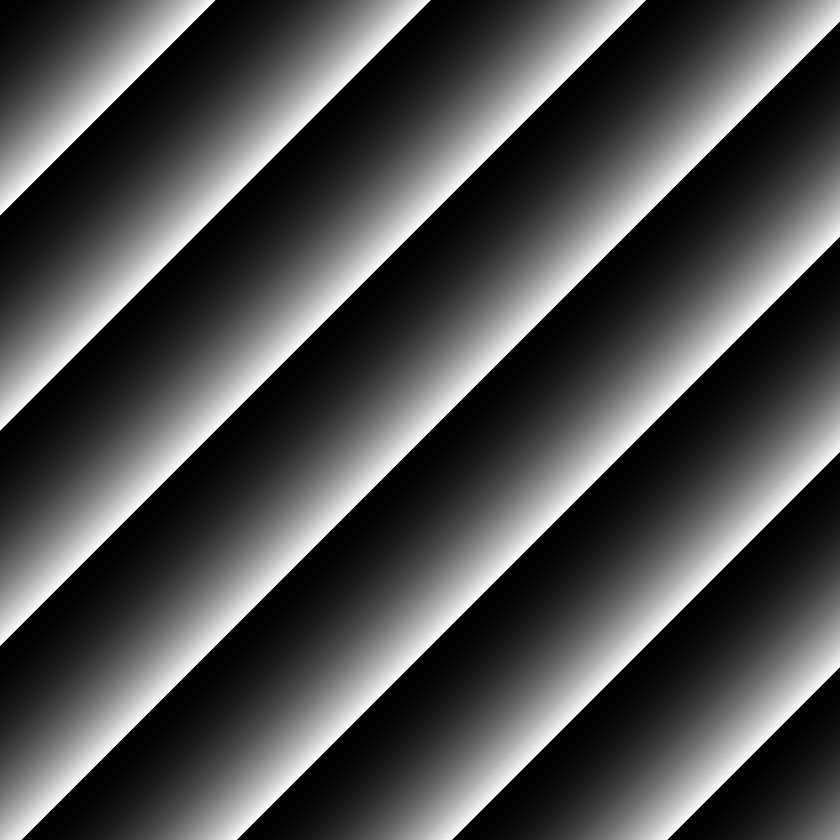
#> input picture Homework#4 Error Diffusion Python/10k-Image.png, 840 x 840 px, shrunk from 999 x 999 before the run; the run also reads 1 picture not shown here
$ python bw_similarity.py 10k-Image.png 10k_parallel.png
#> lines starting #> are read from the running program, lines starting #| are printed output that depends on the picture; after the words box and inside, x2 and y2 are one past the last pixel; in counts of white or black regions, pixels touching at a corner belong together
from PIL import Image
import sys
import numpy as np
import matplotlib.pyplot as plt

def convert_to_1bit(image):
    """
    Converts a grayscale image to 1-bit (black and white).
    Parameters:
    - image: numpy array, input grayscale image.
    Returns:
    - onebit_img: numpy array, 1-bit image.
    """
    # Initialize output array
    onebit_img = np.zeros_like(image)

    # Get image dimensions
    height, width = image.shape

    for i in range(height):
        for j in range(width):
            old_pixel = image[i, j]
            new_pixel = 1 if old_pixel > 128 else 0
            onebit_img[i, j] = new_pixel

    return onebit_img

def error_diffusion_similarity(img1_path, img2_path):
    """
    Compares two images using error diffusion similarity and highlights differences.
    Parameters:
    - img1_path: str, path to the first image.
    - img2_path: str, path to the second image.
    """
#> called with img1_path = '10k-Image.png', img2_path = '10k_parallel.png'

    # Load image and convert to grayscale
    img1 = Image.open(img1_path).convert('L')
#> img1 is the input picture: PIL image 840x840 L; min 0, max 255, mean 79.4
    img2 = Image.open(img2_path).convert('L')
    img1_array = np.array(img1)
    img2_array = np.array(img2)

    # Convert images to 1-bit
    img1_1bit = convert_to_1bit(img1_array)
#> after the loop in convert_to_1bit, `for i in range(height):`:
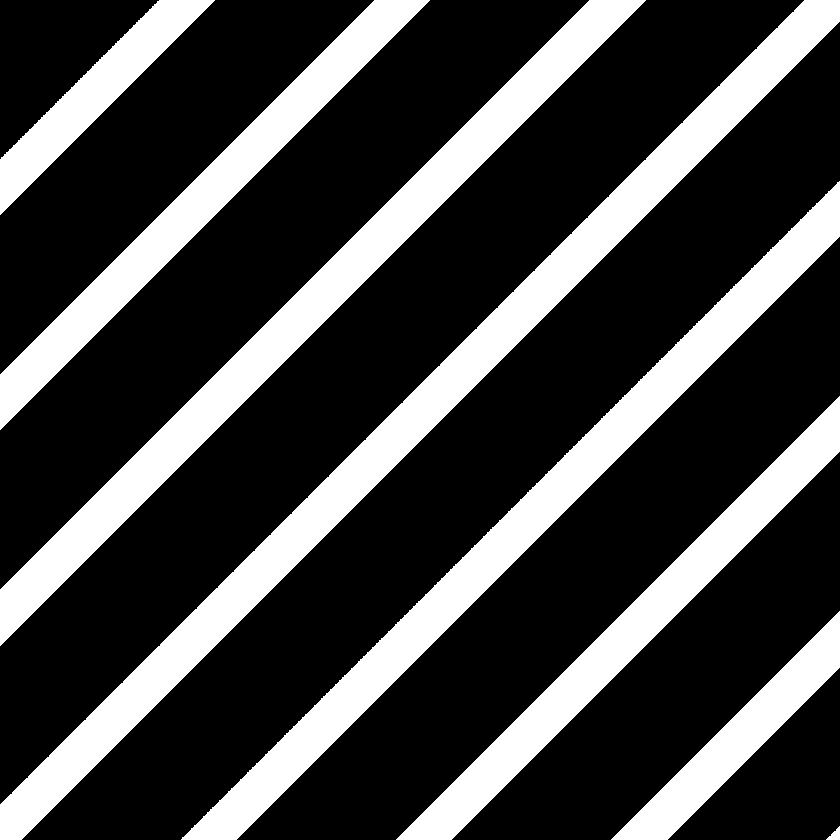
#> onebit_img: shape (840, 840); values 0 (black) and 1 (white), 26.3% white; 8 white regions, largest, box (x1, y1, x2, y2) and area: (0, 0, 840, 840) 46988, (181, 181, 840, 840) 35502, (0, 0, 646, 646) 35226
    img2_1bit = convert_to_1bit(img2_array)
#> after the loop in convert_to_1bit (call 2), `for i in range(height):`:
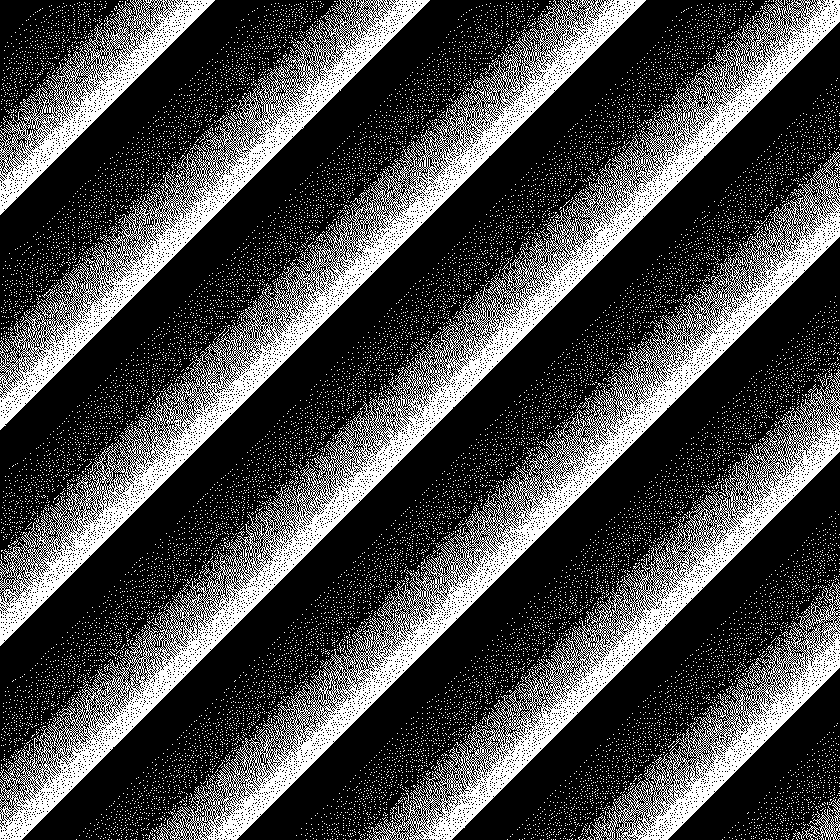
#> onebit_img: shape (840, 840); values 0 (black) and 1 (white), 29.2% white in thin lines or dots

    # Calculate similarity
    similarity = np.sum(img1_1bit == img2_1bit) / img1_1bit.size
#> similarity = 0.838
    print(f"Similarity: {similarity * 100:.2f}%")
#| Similarity: 83.77%

    # Mark the differences in red
    diff_mask = img1_1bit != img2_1bit
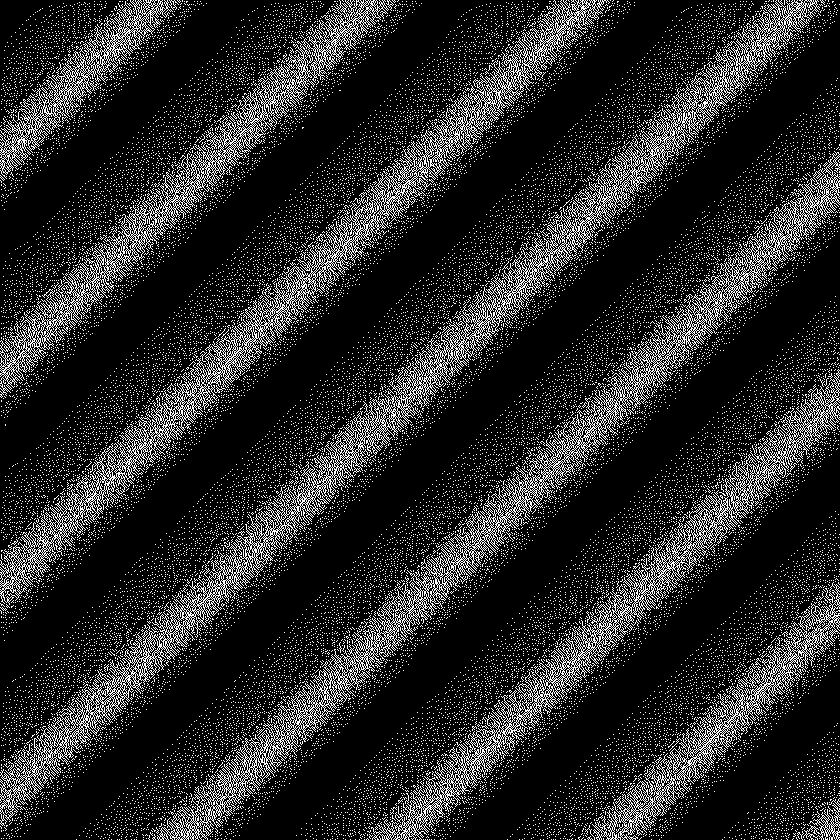
#> diff_mask: shape (840, 840) bool; 16.2% white in thin lines or dots
    # Create an RGB image from img1_1bit (scale to 0-255)
    base_rgb = np.stack([img1_1bit * 255]*3, axis=-1)
    # Set differing pixels to red ([255, 0, 0])
    base_rgb[diff_mask] = [255, 0, 0]
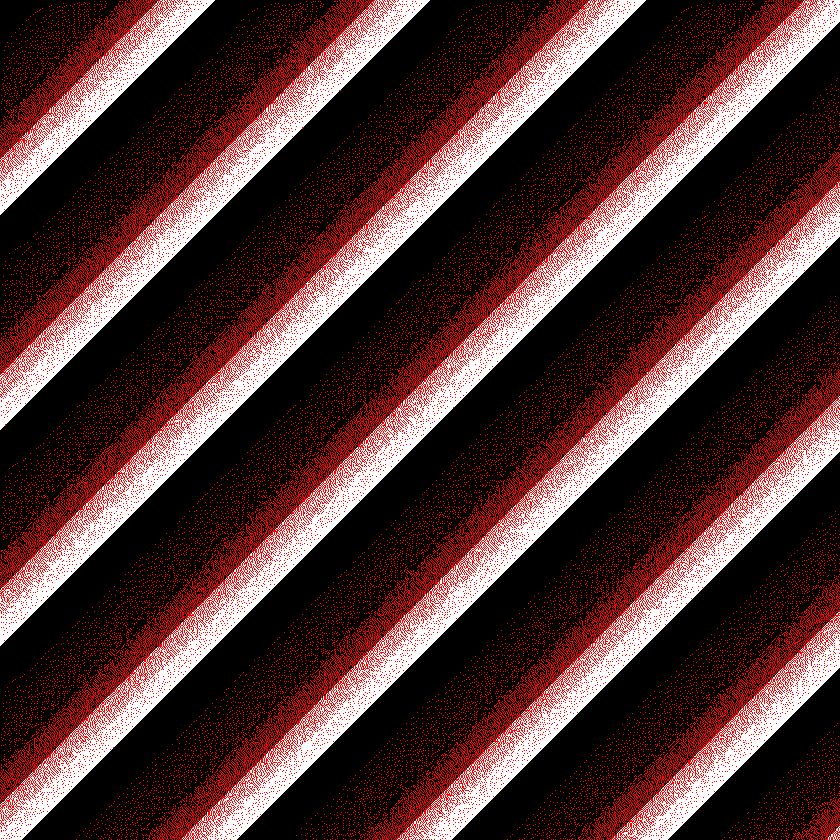
#> base_rgb: shape (840, 840, 3); mean of channels 0, 1, 2 91.4, 50, 50; drawn as R, G, B
    difference_image = base_rgb

    # Display images
    plt.figure(figsize=(15, 5))
    plt.subplot(1, 3, 1)
    plt.title('Image 1 (1-bit)')
    plt.imshow(img1_1bit, cmap='gray')
    plt.axis('off')
    plt.subplot(1, 3, 2)
    plt.title('Image 2 (1-bit)')
    plt.imshow(img2_1bit, cmap='gray')
    plt.axis('off')
    plt.subplot(1, 3, 3)
    plt.title('Differences (Red)')
    plt.imshow(difference_image)
    plt.axis('off')
    plt.figtext(0.5, 0.01, f"Similarity: {similarity * 100:.2f}%", ha="center", fontsize=14, color="blue")
    plt.show()
    return similarity

if __name__ == "__main__":
    if len(sys.argv) != 3:
        print("Usage: python bw_similarity.py <input_image1_path> <input_image1_path>")
        sys.exit(1)
    input_image1_path = sys.argv[1]
    input_image2_path = sys.argv[2]
    error_diffusion_similarity(input_image1_path, input_image2_path)
